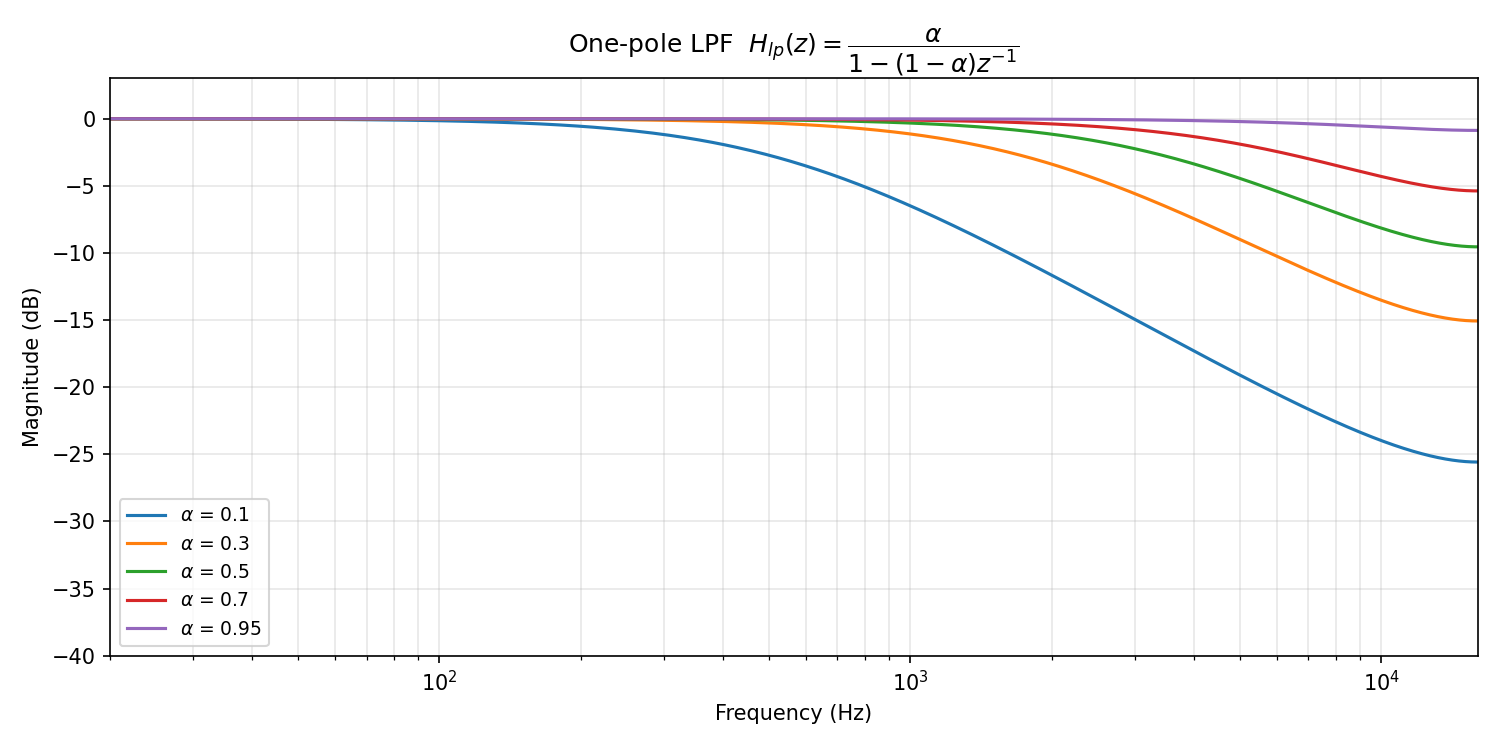

Generate this figure with Python:
import numpy as np
import matplotlib.pyplot as plt

fs = 32000
f = np.linspace(20, fs/2, 2000)
omega = 2 * np.pi * f / fs

fig, ax = plt.subplots(figsize=(10, 5))

alpha_vals = [0.1, 0.3, 0.5, 0.7, 0.95]

for a in alpha_vals:
    H = a / (1 - (1 - a) * np.exp(-1j * omega))
    mag = 20 * np.log10(np.abs(H) + 1e-12)
    ax.semilogx(f, mag, lw=1.5, label=rf'$\alpha$ = {a}')

ax.set_xlim(20, fs/2)
ax.set_ylim(-40, 3)
ax.set_ylabel('Magnitude (dB)')
ax.set_xlabel('Frequency (Hz)')
ax.set_title(r'One-pole LPF  $H_{lp}(z) = \dfrac{\alpha}{1-(1-\alpha)z^{-1}}$')
ax.grid(alpha=0.3, which='both')
ax.legend(fontsize=9)

plt.tight_layout()
plt.savefig('lpf_response.png', dpi=150)

print(r"alpha = 0.1  ->  strong LPF (lots of HF damping)")
print(r"alpha = 0.5  ->  moderate LPF")
print(r"alpha = 0.95 ->  almost all-pass (no HF damping)")
print("\nDone: lpf_response.png")
